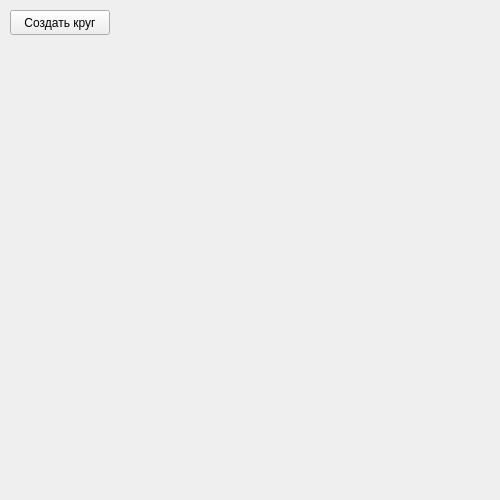
<?xml version="1.0" encoding="UTF-8"?>
<ui version="4.0">
 <class>Form</class>
 <widget class="QWidget" name="Form">
  <property name="geometry">
   <rect>
    <x>0</x>
    <y>0</y>
    <width>500</width>
    <height>500</height>
   </rect>
  </property>
  <property name="windowTitle">
   <string>Окружности</string>
  </property>
  <widget class="QPushButton" name="btn">
   <property name="geometry">
    <rect>
     <x>10</x>
     <y>10</y>
     <width>100</width>
     <height>25</height>
    </rect>
   </property>
   <property name="text">
    <string>Создать круг</string>
   </property>
  </widget>
 </widget>
 <resources/>
 <connections/>
</ui>
